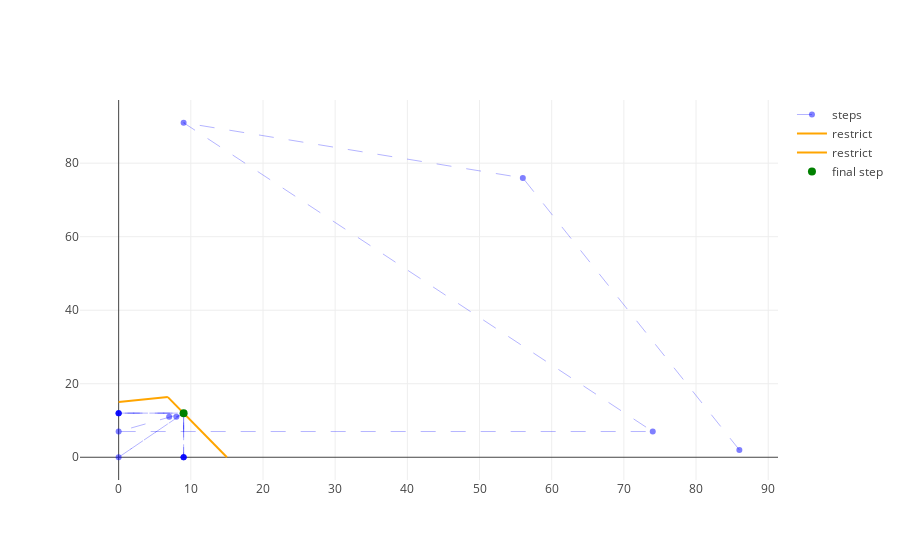

Write notebook code for a chart like this one.
### Code cell
step = pd.DataFrame(np.array(step), columns=['x', 'y'])

x_pos = 15/2.2

scatterData = [
    go.Scatter(
        x=step.x,
        y=step.y,
        name='steps',
        mode='markers+lines',
        marker=dict(color='blue', opacity=0.5),
        line=dict(color='blue', width=0.3, dash='longdash')
    ), 
    go.Scatter(
        x=[0, x_pos],
        y=[15, 30-2*x_pos],
        name='restrict',
        mode='lines',
        marker=dict(color='orange')
    ),
    go.Scatter(
        x=[x_pos, 15],
        y=[30-2*x_pos, 0],
        name='restrict',
        mode='lines',
        marker=dict(color='orange')
    ),
    go.Scatter(
        x=[best_param[0]],
        y=[best_param[1]],
        mode='markers',
        name='final step',
        marker=dict(color='green', size=8)
    )
]
py.iplot(scatterData)

### Figure 1 — Plotly figure (JSON) as saved in the notebook; plotly's stock layout.template omitted (floating-point values rounded to 4 significant figures; data arrays with more than 128 entries replaced by an {"elided": "..."} marker saying what was removed)
{"data": [{"line": {"color": "blue", "dash": "longdash", "width": 0.3}, "marker": {"color": "blue", "opacity": 0.5}, "mode": "markers+lines", "name": "steps", "type": "scatter", "x": {"elided": "300 int values"}, "y": {"elided": "300 int values"}}, {"marker": {"color": "orange"}, "mode": "lines", "name": "restrict", "type": "scatter", "x": [0, 6.818], "y": [15, 16.36]}, {"marker": {"color": "orange"}, "mode": "lines", "name": "restrict", "type": "scatter", "x": [6.818, 15], "y": [16.36, 0]}, {"marker": {"color": "green", "size": 8}, "mode": "markers", "name": "final step", "type": "scatter", "x": [9], "y": [12]}], "layout": {}}
